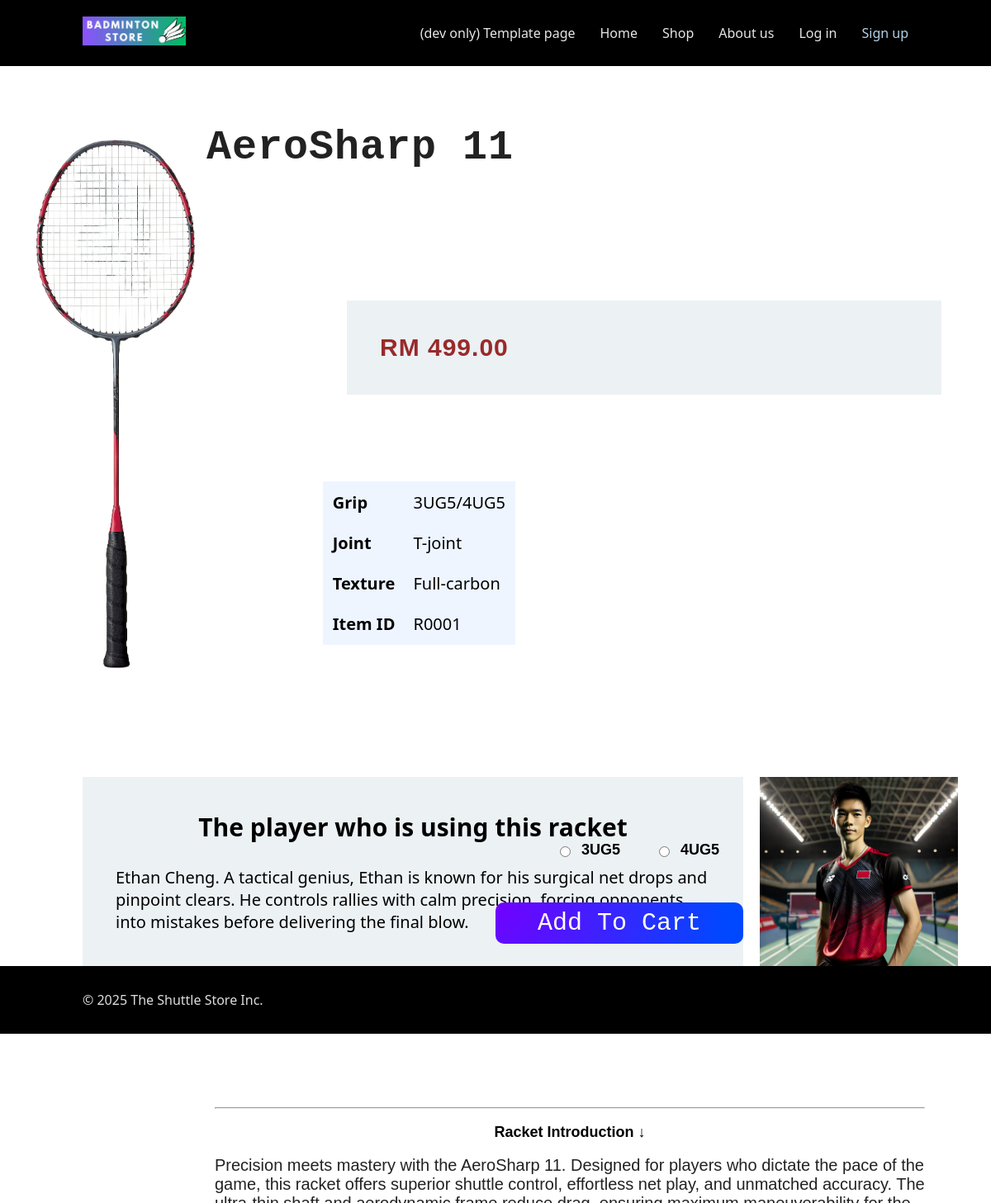
The app's page /pages/product/productDetail.php?racket=R0001 with its own data.
### tables this page shows
CREATE TABLE `product` (
  `productID` varchar(5) NOT NULL,
  `productName` varchar(100) NOT NULL,
  `price` float(6,2) NOT NULL,
  `seriesID` varchar(3) DEFAULT NULL,
  `productImg` varchar(1000) NOT NULL,
  `introduction` varchar(1000) NOT NULL,
  `playerInfo` varchar(1000) NOT NULL,
  `playerImage` varchar(500) NOT NULL
);

### pages/product/productDetail.php (the view, shortened to what this page needs)
<?php
$stylesheetArray = ['product.css'];
require '../../_base.php';
if (isset($_GET['racket'])) {
  $productID = $_GET['racket'];
}
$_db = new PDO('mysql:dbname=web_based_assignment', 'root', '', [
  PDO::ATTR_DEFAULT_FETCH_MODE => PDO::FETCH_OBJ,
]);
$statement = $_db->prepare("SELECT * FROM product WHERE productID = ?");
$statement->execute([$productID]);
$productObject = $statement->fetch();
$racketName = $productObject->productName;
$price = $productObject->price;
$imgUrl = $productObject->productImg;
$intro = $productObject->introduction;
$playerInfo = $productObject->playerInfo;
$playerImg = $productObject->playerImage;
include '../../_head.php';
?>
<div class="detail">
  <div class="product"><img src="../../../File/<?php echo $imgUrl; ?>" alt="Image"></div>
  <div class="racketName"><?php echo $racketName ?></div>
  <div class="price"><?php echo "RM " ?>
  <?php echo $price ?><?php echo ".00" ?></div>
  <div class="information">
  <table>
  <tr>
  <th>Grip</th>
  <td>3UG5/4UG5</td>
  </tr>
  <br>
  <tr>
  <th>Joint</th>
  <td>T-joint</td>
  </tr>
  <br>
  <tr>
  <th>Texture</th>
  <td>Full-carbon</td>
  </tr>
  <br>
  <tr>
  <th>Item ID</th>
  <td><?php echo $productID ?></td>
  </tr>
    </table>
  </div>
</div>
<div class="introduction">
<hr>
<p>Racket Introduction ↓</p>
  <?php echo $intro ?>
</div>
<div class="playerPhoto">
  <div class="HeadingIntro">
    <?php echo "The player who is using this racket" ?></div><br>
  <?php echo $playerInfo; ?>
  <img src="../../../File/<?php echo $playerImg; ?>" alt="PlayerImage">
</div>
<form method="get">
  <div class="AddCart">
    <button type="submit" id="racket" name="racket" value="<?php echo $productObject->productID ?>">Add To Cart</button>
    <div class="radioOne">
      <input type="radio" id="gripSize" name="gripSize" value='3UG5'> <label for="gripSize"><strong>
          <p>3UG5</p>
        </strong></label>
    </div>
    <div class="radioTwo">
      <input type="radio" id="gripSize" name="gripSize" value='4UG5'> <label for="gripSize"><strong>
          <p>4UG5</p>
        </strong></label>
    </div>
  </div>
</form>
<?php
include '../../_foot.php';

### _head.php (shortened to what this page needs)
<?php
require_once __DIR__  . "/_base.php";
?>
<!DOCTYPE html>
<html lang="en">
<head>
    <link rel="stylesheet" href="/css/app.css" />
    <?php link_stylesheet($stylesheetArray ?? ''); ?>
</head>
<body>
    <header>
        <a href="/" class="logo"><img src="/assets/img/logo.jpg" class="top-nav-store-logo" alt="(Store logo)" /></a>
        <nav>
            <a href="/pages/template/template.php">(dev only) Template page</a>
            <a href="/">Home</a>
            <a href="/pages/product/productlist.php">Shop</a>
            <a href="/pages/About/about.html">About us</a>
            <?php if (is_logged_in("user")): ?>
                <div class="cart-btn">
                    <img src="/assets/img/icon-cart.png" alt="Cart" title="Cart" />
                </div>
                <div class="account dropdown">
                    <div class="dropdown-label">
                        <img class="account-icon" src="/assets/img/profile-default-icon-dark.svg" alt="Account" title="Account" />
                    </div>
                    <div class="dropdown-content">
                        <div class="dropdown-header">
                            <img class="profile-pic" src="/assets/img/profile-default-icon-dark.svg" alt="Account" title="Account" />
                            <div class="username"><?= $_user->username ?></div>
                        </div>
                        <div class="dropdown-main">
                            <a class="dropdown-item" href="/pages/user/profile.php">
                                <span><img src="/assets/img/icon-profile.svg" /></span>
                                <div>Profile</div>
                            </a>
                            <a class="dropdown-item" href="/logout.php">
                                <span><img src="/assets/img/icon-signout.svg" /></span>
                                <div>Log out</div>
                            </a>
                            <a class="dropdown-item" href="/pages/order/order.php">
                                <span>
                                    <svg style="vertical-align:text-bottom;transform:scale(1.15);transform-origin:center;" width="20px" height="20px" viewBox="-2 0 26 24" fill="black" stroke="white" stroke-width="1.5" xmlns="http://www.w3.org/2000/svg">
                                        <rect x="2" y="5" width="14" height="17" rx="2" fill="none" />
                                        <path d="M6 9.5H12" stroke-linecap="round"/>
                                        <path d="M6 13.5H12" stroke-linecap="round"/>
                                        <path d="M6 17.5H10" stroke-linecap="round"/>
                                        <circle cx="16" cy="8" r="8" stroke="black"/>
                                        <circle cx="16" cy="8" r="6"/>
                                        <line x1="16" y1="8" x2="16" y2="5" stroke-linecap="round"/>
                                        <line x1="16" y1="8" x2="18" y2="10" stroke-linecap="round"/>
                                    </svg>
                                </span>
                                <div>Order history</div>
                            </a>
                        </div>
                    </div>
                </div>
                <div class="cart-popup">
                    <div class="content">
                        <span class="close-popup">&times;</span>
                        <h2>Shopping Cart</h2>
                        <?php
                        $userID = $_user->userID;
                        $statement = $_db->prepare('SELECT * FROM cartitem JOIN product USING (productID) WHERE userID = ?');
                        $statement->execute([$userID]);
                        $cartItemArray = $statement->fetchAll();
                        ?>
                        <?php if ($cartItemArray): ?>
                            <?php $status = 0 ?>
                            <table>
                                <tr>
                                    <th>Racket Name</th>
                                    <th>Grip Size</th>
                                    <th>Quantity</th>
                                </tr>
                                <?php foreach ($cartItemArray as $cartObject): ?>
                                    <tr>
                                        <td> <?php echo $cartObject->productName ?> </td>
                                        <td> <?php echo $cartObject->sizeID ?> </td>
                                        <td> <?php echo $cartObject->quantity ?> </td>
                                        <td>
                                            <form method="POST">
                                                <input type="hidden" name="action" value="minus"/>
                                                <input type="hidden" name="productID" value="<?= $cartObject->productID ?>" />
                                                <input type="hidden" name="sizeID" value="<?= $cartObject->sizeID ?>" />
                                                <?php if ($cartObject->quantity === 1): ?>
                                                    <button class="minus-btn" type="submit" data-confirm="This will remove <?= $cartObject->productName ?> (<?= $cartObject->sizeID ?>) from your cart. Proceed?"><strong>-</strong></button>
                                                <?php else: ?>
                                                    <button class="minus-btn" type="submit"><strong>&ndash;</strong></button>
                                                <?php endif ?>
                                            </form>
                                        </td>
                                        <td>
                                            <form method="POST">
                                                <input type="hidden" name="action" value="add"/>
                                                <input type="hidden" name="productID" value="<?= $cartObject->productID ?>" />
                                                <input type="hidden" name="sizeID" value="<?= $cartObject->sizeID ?>" />
                                                <button class="add-btn" type="submit"><strong>+</strong></button>
                                            </form>
                                        </td>
                                        <td>
                                            <form method="POST">
                                                <input type="hidden" name="action" value="delete" />
                                                <input type="hidden" name="productID" value="<?= $cartObject->productID ?>" />
                                                <input type="hidden" name="sizeID" value="<?= $cartObject->sizeID ?>" />
                                                <button class="delete-btn"
                                                        data-confirm="Remove <?= $cartObject->productName ?> (<?= $cartObject->sizeID ?>) from your cart?"
                                                >
                                                    <strong>&times;</strong>
                                                </button>
                                            </form>
                                        </td>
                                    </tr>
                                <?php endforeach ?>
                            </table>
                            <a onclick="onclick()" class="paymentBtn">
                            <button>Proceed to Payment </button>
                            </a>
                        <?php else: ?>
                            <p>Your cart is empty.</p>
                        <?php endif ?>
                    </div>
                </div>
            <?php else: ?>
                <a href="/pages/user/user-login.php">Log in</a>
                <a class="signup" href="/pages/user/user-signup.php">Sign up</a>
            <?php endif ?>
        </nav>
    </header>
    <main>

### _base.php (shortened to what this page needs)
<?php
$time = time();
function link_stylesheet($stylesheetArray) {
    global $time;
    if (is_array($stylesheetArray)) {
        foreach ($stylesheetArray as $stylesheet) {
            echo "<link rel='stylesheet' href='$stylesheet?v=$time' />";
        }
    }
}
function is_logged_in($role) {
    return $role === "user" ? isset($_SESSION['userID']) : isset($_SESSION['adminID']);
}

### _foot.php (shortened to what this page needs)
</main>
    <footer>
        &copy; 2025 The Shuttle Store Inc.
    </footer>
</body>
</html>

### css/app.css (style rules this page uses)
* { box-sizing: border-box; }
:root { --header-height: 80px; --body-left-right-padding: 100px; --brand-darkblue: hsl(206 100% 25%); --brand-lightblue: hsl(206, 100%, 89%); --primary-background: #eee; --semitransparent-gray: #0002; --color-success-background: rgb(195, 226, 195); --color-success-text: rgb(17, 74, 17); --color-success-border: rgb(0, 51, 0); --color-error-background: rgb(238, 205, 205); --color-error-text: rgb(171, 0, 0); --color-error-border: rgb(71, 0, 0); --color-warning-background: rgb(237, 238, 205); --color-warning-text: rgb(128, 64, 0); --color-warning-border: rgb(97, 48, 0); --green: rgb(27, 140, 27); }
body { margin: 0; min-height: 100vh; display: flex; flex-direction: column; font-family: system-ui; background-color: var(--primary-background); }
header, main, footer { padding-left: var(--body-left-right-padding); padding-right: var(--body-left-right-padding); }
a { text-decoration: none; color: inherit; }
header { position: fixed; top: 0; z-index: 999; height: var(--header-height); width: 100vw; background-color: black; color: white; display: flex; flex-direction: row; justify-content: space-between; align-items: center; }
.top-nav-store-logo { width: 125px; }
header nav { display: flex; align-items: center; gap: 30px; }
header nav > a { padding: 30px 0px; position: relative; opacity: 0.9; }
header nav > a::after { content: ""; position: absolute; left: 50%; transform: translateX(-50%); bottom: 0; width: 0%; height: 5px; background-color: var(--brand-lightblue); transition: all 0.4s; }
footer { z-index: 1; }
header nav a.signup { color: var(--brand-lightblue); }
header nav a.signup:hover, header nav a.signup::after { background: linear-gradient(45deg, var(--brand-lightblue), #23d5ab); background-size: 200% 200%; animation: gradient 5s ease infinite; }
main { flex-grow: 1; margin-top: var(--header-height); overscroll-behavior: none; }
footer { padding-top: 30px; padding-bottom: 30px; width: 100vw; background-color: #000; color: #ddd; }

### records on screen
product: productImg (picture), productName "AeroSharp 11", price "499", introduction "Precision meets mastery with the AeroSharp 11. Designed for players who dictate the pace of the game, this racket offers superior shuttle control, effortless net play, and unmatched accuracy. The…", playerInfo "Ethan Cheng. A tactical genius, Ethan is known for his surgical net drops and pinpoint clears. He controls rallies with calm precision, forcing opponents into mistakes before delivering the final blow.", playerImage (picture)

### other values on screen
$productID "R0001"
